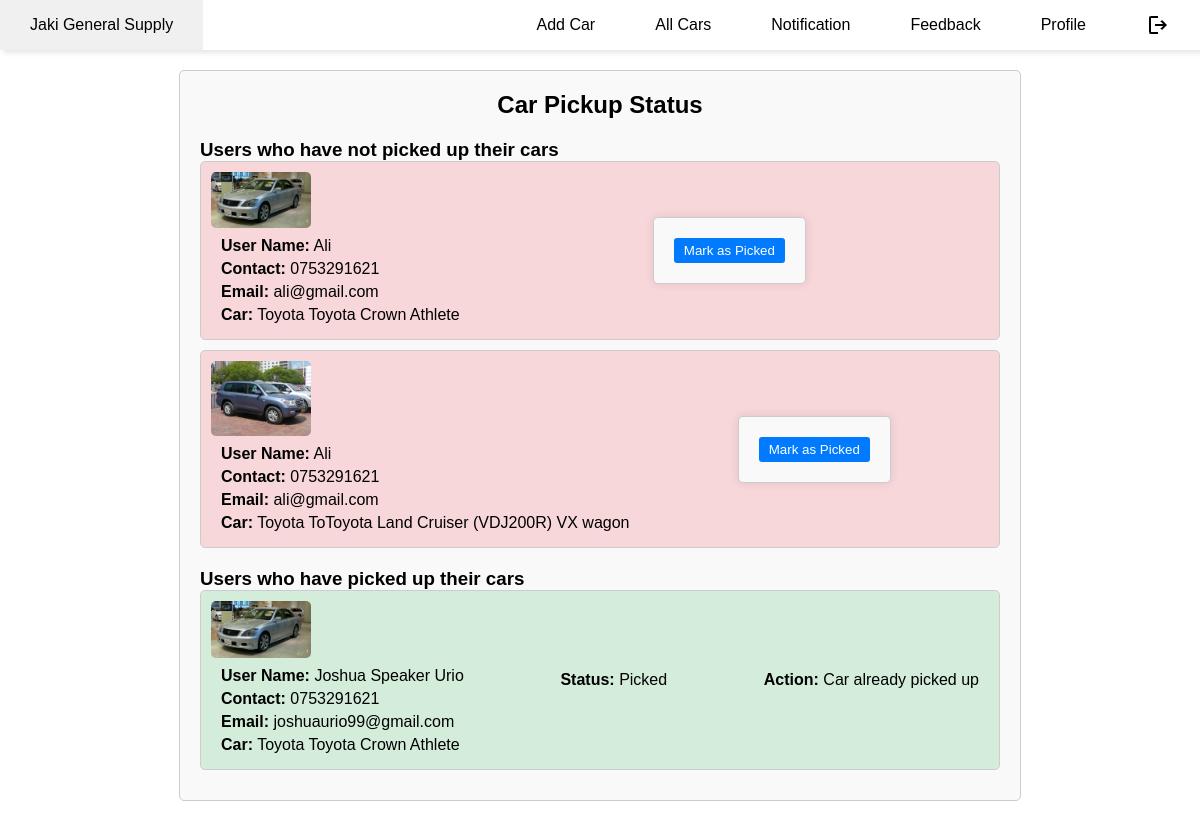
Screenshot of /notification.php with the database file from the repository.
### tables this page shows
CREATE TABLE `orders` (
  `id` int(11) NOT NULL,
  `user_id` int(11) NOT NULL,
  `car_id` int(11) NOT NULL,
  `order_date` datetime NOT NULL,
  `status` enum('not picked','picked') DEFAULT 'not picked'
);

CREATE TABLE `cars` (
  `id` int(11) NOT NULL,
  `brand` varchar(50) NOT NULL,
  `model` varchar(50) NOT NULL,
  `seats_no` int(11) NOT NULL,
  `doors` enum('2','3','4','5') NOT NULL,
  `fuel` enum('Petrol','Diesel','Gas','Electric','Hybrid/Petrol') NOT NULL,
  `transmission` enum('Automatic','Manual','CVT') NOT NULL,
  `wheel` enum('2WD','4WD') NOT NULL,
  `color` enum('Pearl white','Metallic maroon','Gray','Matte black','Blue','Silver','Black') NOT NULL,
  `mileage` int(11) NOT NULL,
  `year` int(11) NOT NULL,
  `image` varchar(255) NOT NULL,
  `created_at` timestamp NOT NULL DEFAULT current_timestamp(),
  `price` decimal(15,2) NOT NULL DEFAULT 0.00
);

CREATE TABLE `users` (
  `id` int(11) NOT NULL,
  `fullname` varchar(100) NOT NULL,
  `address` varchar(255) DEFAULT NULL,
  `contact` varchar(15) NOT NULL,
  `email` varchar(100) NOT NULL,
  `password` varchar(255) NOT NULL,
  `created_at` timestamp NOT NULL DEFAULT current_timestamp(),
  `role` varchar(50) NOT NULL DEFAULT 'user'
);

### notification.php (the view, shortened to what this page needs)
<?php
include 'db_connect.php';
$sql_not_picked = "SELECT u.fullname AS user_name, u.contact, u.email, o.*, c.brand, c.model, c.image
                   FROM users u
                   INNER JOIN orders o ON u.id = o.user_id
                   INNER JOIN cars c ON o.car_id = c.id
                   WHERE o.status = 'not picked'";
$result_not_picked = $conn->query($sql_not_picked);
$sql_picked = "SELECT u.fullname AS user_name, u.contact, u.email, o.*, c.brand, c.model, c.image
               FROM users u
               INNER JOIN orders o ON u.id = o.user_id
               INNER JOIN cars c ON o.car_id = c.id
               WHERE o.status = 'picked'";
$result_picked = $conn->query($sql_picked);
?>
<!DOCTYPE html>
<html lang="en">
<head>
    <link rel="stylesheet" href="admin_css.css">
</head>
<body>
    <?php include 'header_admin.php';  ?>
    <div class="container">
        <h2>Car Pickup Status</h2>
        <div class="user-list">
            <h3>Users who have not picked up their cars</h3>
            <?php
            if ($result_not_picked->num_rows > 0) {
                while ($row = $result_not_picked->fetch_assoc()) {
                    echo '<div class="user-item not-picked">';
                    echo '<div class="car-info">';
                    echo '<img src="' . $row['image'] . '" alt="Car Image" class="car-image">';
                    echo '<div>';
                    echo '<p><strong>User Name:</strong> ' . $row['user_name'] . '</p>';
                    echo '<p><strong>Contact:</strong> ' . $row['contact'] . '</p>';
                    echo '<p><strong>Email:</strong> ' . $row['email'] . '</p>';
                    echo '<p><strong>Car:</strong> ' . $row['brand'] . ' ' . $row['model'] . '</p>';
                    echo '</div>';
                    echo '</div>';
                    echo '<form action="notification.php" method="GET">';
                    echo '<button type="submit" name="change_status" value="picked" class="change-status-btn">Mark as Picked</button>';
                    echo '</form>';
                    echo '</div>';
                }
            } else {
                echo '<p>No users have not picked up their cars.</p>';
            }
            ?>
        </div>
        <div class="user-list">
            <h3>Users who have picked up their cars</h3>
            <?php
            if ($result_picked->num_rows > 0) {
                while ($row = $result_picked->fetch_assoc()) {
                    echo '<div class="user-item picked">';
                    echo '<div class="car-info">';
                    echo '<img src="' . $row['image'] . '" alt="Car Image" class="car-image">';
                    echo '<div>';
                    echo '<p><strong>User Name:</strong> ' . $row['user_name'] . '</p>';
                    echo '<p><strong>Contact:</strong> ' . $row['contact'] . '</p>';
                    echo '<p><strong>Email:</strong> ' . $row['email'] . '</p>';
                    echo '<p><strong>Car:</strong> ' . $row['brand'] . ' ' . $row['model'] . '</p>';
                    echo '</div>';
                    echo '</div>';
                    echo '<p><strong>Status:</strong> Picked</p>';
                    echo '<p><strong>Action:</strong> Car already picked up</p>';
                    echo '</div>';
                }
            } else {
                echo '<p>No users have picked up their cars.</p>';
            }
            ?>
        </div>
    </div>
</body>
</html>

### admin_css.css (style rules this page uses)
form { max-width: 600px; margin: 20px auto; padding: 20px; background-color: #f9f9f9; border: 1px solid #ccc; border-radius: 5px; box-shadow: 0 0 10px rgba(0,0,0,0.1); }

### header_admin.css (style rules this page uses)
* { margin: 0; padding: 0; }
body { min-height: 100vh; background-size: cover; background-repeat: no-repeat; background-position: center; font-family: Verdana, Geneva, Tahoma, sans-serif; }

### notification.php (style rules this page uses)
form { max-width: 600px; margin: 20px auto; padding: 20px; background-color: #f9f9f9; border: 1px solid #ccc; border-radius: 5px; box-shadow: 0 0 10px rgba(0,0,0,0.1); }
.container { max-width: 800px; margin: 20px auto; padding: 20px; background-color: #f9f9f9; border: 1px solid #ccc; border-radius: 5px; }
h2 { text-align: center; }
.user-list { margin-top: 20px; }
.user-item { margin-bottom: 10px; padding: 10px; border: 1px solid #ccc; border-radius: 5px; display: flex; align-items: center; justify-content: space-between; }
.user-item p { margin: 5px 10px; }
.picked { background-color: #d4edda; }
.not-picked { background-color: #f8d7da; }
.change-status-btn { background-color: #007bff; color: #fff; border: none; padding: 5px 10px; cursor: pointer; border-radius: 3px; }
.car-image { width: 100px; height: auto; margin-right: 20px; border-radius: 5px; }

### rows the page displays
orders: car.image (picture), user.fullname "Ali", user.contact "0753291621", user.email "ali@gmail.com", car.brand "Toyota", car.model "Toyota Crown Athlete"
orders: car.image (picture), user.fullname "Ali", user.contact "0753291621", user.email "ali@gmail.com", car.brand "Toyota", car.model "ToToyota Land Cruiser (VDJ200R) VX wagon"
orders: car.image (picture), user.fullname "Joshua Speaker Urio", user.contact "0753291621", user.email "joshuaurio99@gmail.com", car.brand "Toyota", car.model "Toyota Crown Athlete"
